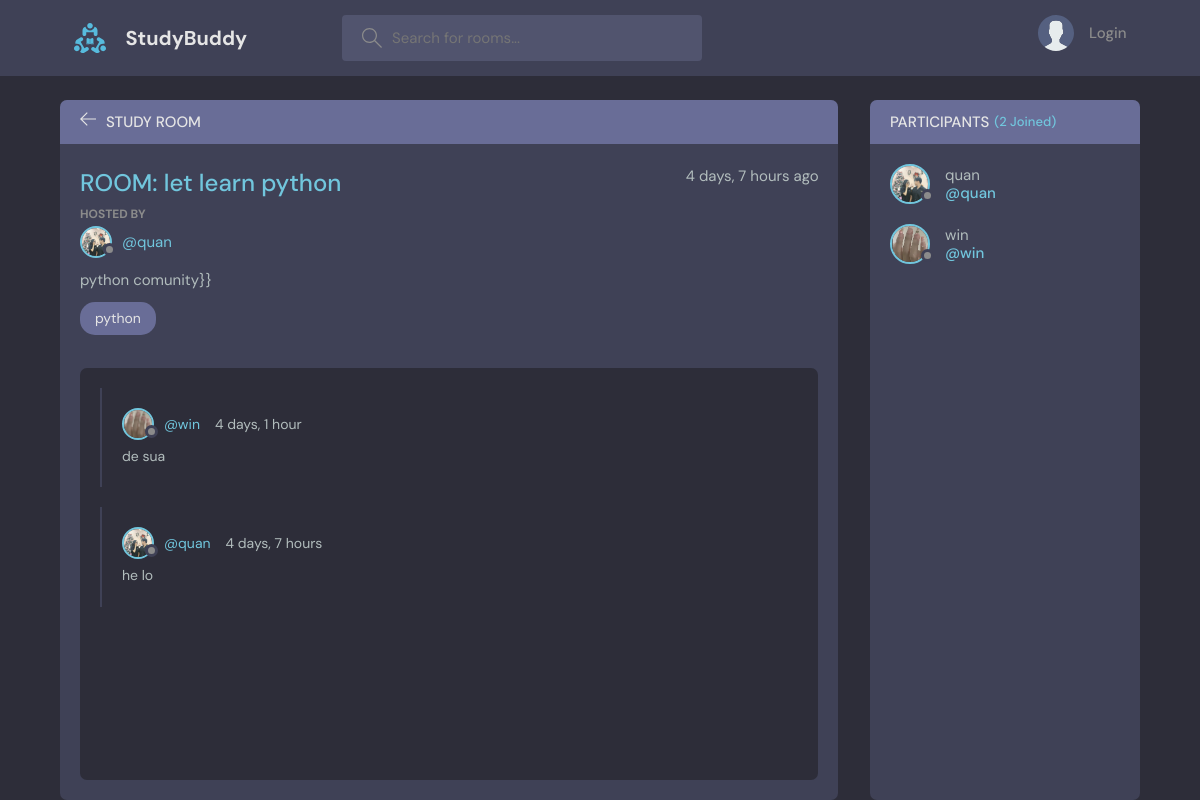
The app's page /room_page/1/ with its own data.
### base/models.py (models this page shows, shortened)
class Room(models.Model):
    host = models.ForeignKey(User, on_delete=models.SET_NULL, null=True)
    topic = models.ForeignKey(Topic, on_delete=models.SET_NULL, null=True)
    name = models.CharField(max_length=200)
    description = models.TextField(null= True, blank=True)
    participants = models.ManyToManyField(User, related_name='participants', blank=True)
    update = models.DateTimeField(auto_now=True)
    created = models.DateTimeField(auto_now_add=True)
    class Meta:
        ordering = ['-update', '-created']

class User(AbstractUser):
    name = models.CharField(max_length=200, null= True)
    email = models.EmailField(unique= True,null = True)
    bio = models.TextField(null = True)
    avatar = models.ImageField(null = True, default="https://randomuser.me/api/portraits/men/37.jpg")
    USERNAME_FIELD = 'email'
    REQUIRED_FIELDS =[]

class Topic(models.Model):
    name = models.CharField(max_length=200)
    def __str__(self):
        return self.name

class Message(models.Model):
    user = models.ForeignKey(User, on_delete=models.CASCADE)
    room = models.ForeignKey(Room, on_delete=models.CASCADE)
    body = models.TextField()
    update = models.DateTimeField(auto_now=True)
    created = models.DateTimeField(auto_now_add=True)
    class Meta:
        ordering = ['-update', '-created']

### base/views.py (the view, shortened to what this page needs)
# urls.py: path('room_page/<str:pk>/', views.room, name='room'),
def room(request, pk):
    room = Room.objects.get(id=pk)
    room_messages = room.message_set.all().order_by('-created')
    participants = room.participants.all()
    context ={
        'room':room,
        'room_messages':room_messages,
        'participants':participants,
    }
    return render(request, 'base/room.html',context)

### base/templates/base/room.html (shortened to what this page needs)
{% extends 'main.html' %}
{% block content %}
    <main class="profile-page layout layout--2">
      <div class="container">
        <div class="room">
          <div class="room__top">
            <div class="room__topLeft">
              <a href="{% url 'home' %}">
                <svg version="1.1" xmlns="http://www.w3.org/2000/svg" width="32" height="32" viewBox="0 0 32 32">
                  <title>arrow-left</title>
                  <path
                    d="M13.723 2.286l-13.723 13.714 13.719 13.714 1.616-1.611-10.96-10.96h27.625v-2.286h-27.625l10.965-10.965-1.616-1.607z"
                  ></path>
                </svg>
              </a>
              <h3>Study Room</h3>
            </div>
          </div>
          <div class="room__box scroll">
            <div class="room__header scroll">
              <div class="room__info">
                <h3>ROOM: {{room.name}}</h3>
                <span>{{room.created|timesince}} ago</span>
              </div>
              <div class="room__hosted">
                <p>Hosted By</p>
                <a href="{% url 'user-profile' room.host.id %}" class="room__author">
                  <div class="avatar avatar--small">
                    <img src="{{room.host.avatar.url}}" />
                  </div>
                  <span>@{{room.host.username}}</span>
                </a>
              </div>
              <div class="room__details">
                {{room.description}}}}
              </div>
              <span class="room__topics">{{room.topic}}</span>
            </div>
            <div class="room__conversation">
              <div class="threads scroll">
                {% for message in room_messages %}
                <div class="thread">
                  <div class="thread__top">
                    <div class="thread__author">
                      <a href="{% url 'user-profile' message.user.id%}" class="thread__authorInfo">
                        <div class="avatar avatar--small">
                          <img src="{{message.user.avatar.url}}" />
                        </div>
                        <span>@{{message.user.username}}</span>
                      </a>
                      <span class="thread__date">{{message.created|timesince}}</span>
                    </div>
                  </div>
                  <div class="thread__details">
                    {{message.body}}
                  </div>
                </div>
                {% endfor %}
              </div>
            </div>
          </div>
          <div class="room__message">
          </div>
        </div>
        <div class="participants">
          <h3 class="participants__top">Participants <span>({{participants.count}} Joined)</span></h3>
          <div class="participants__list scroll">
            {% for user in participants %}
            <a href="{% url 'user-profile' user.id %}" class="participant">
                <div class="avatar avatar--medium">
                  <img src="{{user.avatar.url}}" />
                </div>
                <p>
                  {{user.username}}
                  <span>@{{user.username}}</span>
                </p>
              </a>
            {% endfor %}
          </div>
        </div>
      </div>
    </main>
{% endblock %}

### templates/main.html (shortened to what this page needs)
<!DOCTYPE html>
{% load static %}
<html lang="en">
  <head>
    <link rel="stylesheet" href="{% static 'styles/style.css' %}" />
  </head>
  <body>
    {% include 'navbar.html'  %}
    {% block content%}
    {% endblock %}
  </body>
</html>

### templates/navbar.html (shortened to what this page needs)
{% load static %}
 <header class="header header--loggedIn">
    <div class="container">
      <a href="{%   url 'home'  %}" class="header__logo">
        <img src="{% static 'images/logo.svg' %}" />
        <h1>StudyBuddy</h1>
      </a>
      <form class="header__search" method="GET" action="{% url 'home' %}">
        <label>
          <input name="q" placeholder="Search for rooms..." />
        </label>
      </form>
      <nav class="header__menu">
        {% if request.user.is_authenticated %}
        <div class="header__user">
          <a href="{% url 'user-profile' request.user.id%}">
            <div class="avatar avatar--medium active">
              <img src="{{request.user.avatar.url}}" />
            </div>
            <p>{{request.user.username}} <span>@{{request.user.username}}</span></p>
          </a>
          <button class="dropdown-button">
            <svg version="1.1" xmlns="http://www.w3.org/2000/svg" width="32" height="32" viewBox="0 0 32 32">
              <title>chevron-down</title>
              <path d="M16 21l-13-13h-3l16 16 16-16h-3l-13 13z"></path>
            </svg>
          </button>
        </div>
        {% else %}
        <a href="{% url 'login' %}">
          <img src="{% static 'images/avatar.svg' %}" />
          <p>Login</p>
        </a>
        {% endif %}
      </nav>
    </div>
  </header>

### records on screen
Room: name "let learn python", created "4 days, 7 hours", host.avatar (picture), host.username "quan", description "python comunity", topic "python"
Message: user.avatar (picture), user.username "win", created "4 days, 1 hour", body "de sua"
Message: user.avatar (picture), user.username "quan", created "4 days, 7 hours", body "he lo"
User: avatar (picture), username "quan"
User: avatar (picture), username "win"

### other values on screen
{{ participants.count }} "2"
